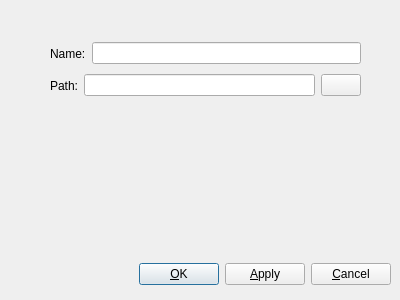
<ui version="4.0" >
 <class>VolumeEdit</class>
 <widget class="QWidget" name="VolumeEdit" >
  <property name="geometry" >
   <rect>
    <x>0</x>
    <y>0</y>
    <width>400</width>
    <height>300</height>
   </rect>
  </property>
  <property name="windowTitle" >
   <string>Form</string>
  </property>
  <widget class="QWidget" name="horizontalLayout" >
   <property name="geometry" >
    <rect>
     <x>50</x>
     <y>40</y>
     <width>311</width>
     <height>27</height>
    </rect>
   </property>
   <layout class="QHBoxLayout" >
    <property name="margin" >
     <number>0</number>
    </property>
    <property name="spacing" >
     <number>6</number>
    </property>
    <item>
     <widget class="QLabel" name="NameLabel" >
      <property name="text" >
       <string>Name:</string>
      </property>
     </widget>
    </item>
    <item>
     <widget class="QLineEdit" name="mNameEdit" />
    </item>
   </layout>
  </widget>
  <widget class="QWidget" name="" >
   <property name="geometry" >
    <rect>
     <x>10</x>
     <y>260</y>
     <width>381</width>
     <height>29</height>
    </rect>
   </property>
   <layout class="QHBoxLayout" >
    <property name="margin" >
     <number>0</number>
    </property>
    <property name="spacing" >
     <number>6</number>
    </property>
    <item>
     <spacer>
      <property name="orientation" >
       <enum>Qt::Horizontal</enum>
      </property>
      <property name="sizeHint" >
       <size>
        <width>40</width>
        <height>20</height>
       </size>
      </property>
     </spacer>
    </item>
    <item>
     <widget class="QPushButton" name="mOKButton" >
      <property name="text" >
       <string>&amp;OK</string>
      </property>
      <property name="default" >
       <bool>true</bool>
      </property>
     </widget>
    </item>
    <item>
     <widget class="QPushButton" name="mApplyButton" >
      <property name="text" >
       <string>&amp;Apply</string>
      </property>
     </widget>
    </item>
    <item>
     <widget class="QPushButton" name="mCancelButton" >
      <property name="text" >
       <string>&amp;Cancel</string>
      </property>
     </widget>
    </item>
   </layout>
  </widget>
  <widget class="QWidget" name="horizontalLayout_2" >
   <property name="geometry" >
    <rect>
     <x>50</x>
     <y>70</y>
     <width>311</width>
     <height>31</height>
    </rect>
   </property>
   <layout class="QHBoxLayout" >
    <property name="margin" >
     <number>0</number>
    </property>
    <property name="spacing" >
     <number>6</number>
    </property>
    <item>
     <widget class="QLabel" name="label" >
      <property name="text" >
       <string>Path:</string>
      </property>
     </widget>
    </item>
    <item>
     <widget class="QLineEdit" name="mPathEdit" />
    </item>
    <item>
     <widget class="QPushButton" name="pushButton" />
    </item>
   </layout>
  </widget>
 </widget>
 <resources/>
 <connections/>
</ui>
